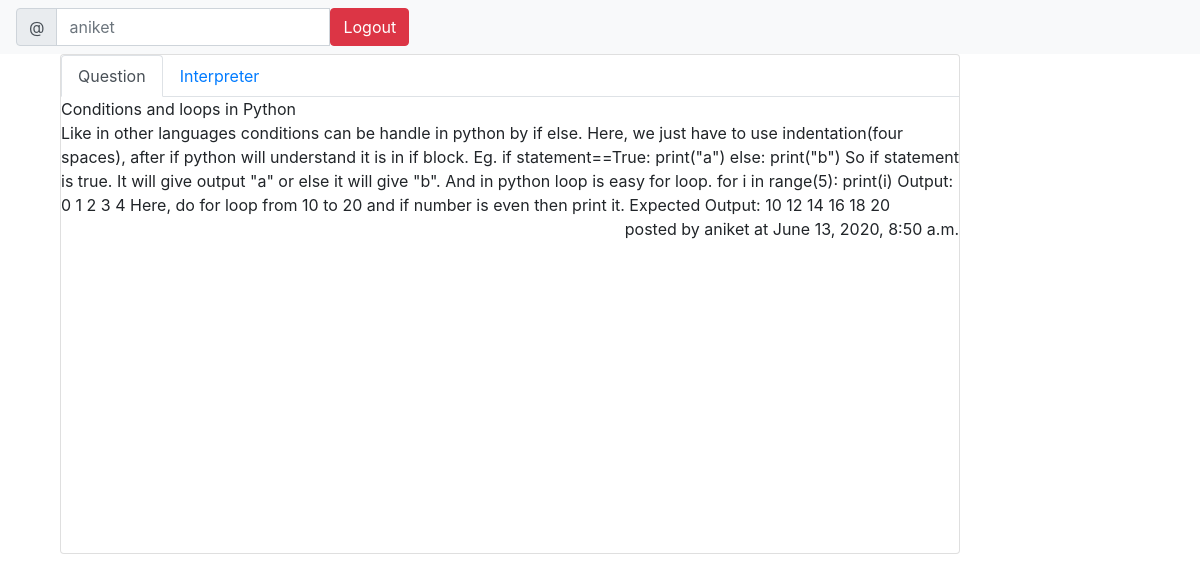
The page /solve/3/ (signed in) on the database its author committed.
### codingpractice/models.py (models this page shows, shortened)
class Question(models.Model):		#to make questions for coding practice
	user = models.ForeignKey(get_user_model(),on_delete = models.CASCADE,null = True)
	questiontitle = models.CharField(max_length=100)
	question=models.TextField()			#description of question in detail
	difficulty=models.CharField(max_length=10)
	Score=models.IntegerField()
	timestamp = models.DateTimeField(default = timezone.now)

### codingpractice/views.py (the view)
# urls.py: path('solve/<int:pk>/',solve,name = 'solve'),   #Solving page
@login_required
def solve(request,pk):
    q = Question.objects.get(pk=pk)   # so that question will see on the solve page only the question we have clicked
    answer=Answer.objects.get(pk=pk)
    if request.method=='POST':  #When we submit
        answer1 = request.POST['answer1']
        with open('coderun.txt','w') as f:
            f.write(answer1)  #because answer name ka textfeild he so answer.answer
        f=open('coderun.txt','r')   #f.readlines will give list
        a="\n".join(str(i) for i in f.readlines())  #string with \n as middle
        print("\n")
        exec(answer1)           #for debugging
        print("\n")
        ''''w=open('answer_value.txt','w')
        w.write(exec(execCode))

        w1=f.open('answer_value.txt','r')
        print(w1)
        print(type(w1))'''
        f.close()
        os.remove('coderun.txt')
        print(type(answer.solution))
        print(type(exec(answer1)))
        '''value=""
        for i in answer_value:
            print(i)

            if i != None:
                print(i)
                value=value+i

        print(value)'''
        '''def generator(n): #
            def f(x):
                return x+n
            return f
        plus_one=generator('')
        answer_value=plus_one(answer1)
        print(answer_value)'''
        messages.info(request,"Output")
        messages.info(request,exec(answer1))
        if answer.solution == "Hello World!":
            messages.info(request,"Success")
            q=Question.objects.all()
            return render(request,'pyques.html',{'q':q})
        else:
            messages.info(request,"Fail Try again")
            return render(request,'solve.html',{'q':q,'answer':answer1})
    else:
        return render(request,'solve.html',{'q':q,'answer':answer})

### templates/solve.html (shortened to what this page needs)
<!DOCTYPE html>
<html lang="en">
<head>
    <link rel="stylesheet" href="https://stackpath.bootstrapcdn.com/bootstrap/4.5.0/css/bootstrap.min.css">
     <link rel="stylesheet" href="//cdn.jsdelivr.net/npm/hack-font@3/build/web/hack-subset.css">
     <link rel="stylesheet" href="//cdn.jsdelivr.net/npm/hack-font@3/build/web/hack.css">
</head>
<body>
    {%block content %}
    <nav class="navbar navbar-light bg-light">
        <form class="form-inline">
            {% if user.is_authenticated %}
          <div class="input-group">
            <div class="input-group-prepend">
              <span class="input-group-text" id="basic-addon1">@</span>
            </div>
            <input type="text" class="form-control" placeholder="{{request.user}}" aria-label="Username" aria-describedby="basic-addon1">
            <a class = "btn btn-danger" href="{% url 'codingpractice:logout' %}">Logout</a>
          </div>
          {% else %}
          <a href="{% url 'codingpractice:signup' %}"><button class="btn btn-primary" type="button">Sign Up</button></a>
          <a href="{% url 'codingpractice:login' %}"></a><button class="btn btn-success" type="button">Login</button></a>
          {% endif %}
        </form>
      </nav>
      <div class="card w-75 solvebox" >
      <nav>
        <div class="nav nav-tabs" id="nav-tab" role="tablist">
          <a class="nav-item nav-link active" id="nav-home-tab" data-toggle="tab" href="#nav-home" role="tab" aria-controls="nav-home" aria-selected="true">Question</a>
          <a class="nav-item nav-link" id="nav-profile-tab" data-toggle="tab" href="#nav-profile" role="tab" aria-controls="nav-profile" aria-selected="false">Interpreter</a>
        </div>
      </nav>
      <div class="tab-content" id="nav-tabContent">
        <div class="tab-pane fade show active" id="nav-home" role="tabpanel" aria-labelledby="nav-home-tab">
          {{q.questiontitle}}
         <br>
         {{q.question}}
         <p style="text-align: right;">posted by {{q.user}} at {{q.timestamp}}</p></p>
        </div>
      </div>
    </div>
          {% endblock %}
</body>
</html>

### templates/solve.html (style rules this page uses)
.solvebox { display: block; margin-left: 5%; height: 500px; overflow: auto; }

### rows shown on the page
Question: questiontitle "Conditions and loops in Python", question "Like in other languages conditions can be handle in python by if else. Here, we just have to use indentation(four spaces), after if python will understand it is in if block. Eg. if statement==True: print(\"a\") else: print(\"b\") So if statement is true. It will give output \"a\" or else it will give \"b\". And in python loop is easy for loop. for i in range(5): print(i) Output: 0 1 2 3 4 Here, do for loop from 10 to 20 and if number is even then print it. Expected Output: 10 12 14 16 18 20", user "aniket", timestamp "June 13, 2020, 8:50 a.m."
